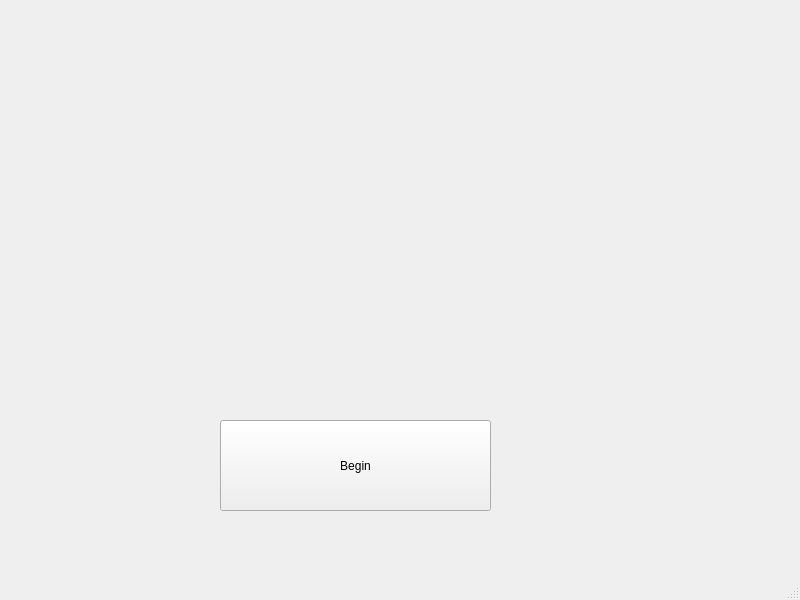
<?xml version="1.0" encoding="UTF-8"?>
<ui version="4.0">
 <class>MainWindow</class>
 <widget class="QMainWindow" name="MainWindow">
  <property name="geometry">
   <rect>
    <x>0</x>
    <y>0</y>
    <width>800</width>
    <height>600</height>
   </rect>
  </property>
  <property name="windowTitle">
   <string>MainWindow</string>
  </property>
  <widget class="QWidget" name="centralwidget">
   <widget class="QPushButton" name="Beginbut">
    <property name="geometry">
     <rect>
      <x>220</x>
      <y>420</y>
      <width>271</width>
      <height>91</height>
     </rect>
    </property>
    <property name="text">
     <string>Begin</string>
    </property>
    <property name="autoExclusive">
     <bool>false</bool>
    </property>
   </widget>
  </widget>
  <widget class="QMenuBar" name="menubar">
   <property name="geometry">
    <rect>
     <x>0</x>
     <y>0</y>
     <width>800</width>
     <height>20</height>
    </rect>
   </property>
  </widget>
  <widget class="QStatusBar" name="statusbar"/>
 </widget>
 <resources/>
 <connections/>
</ui>
